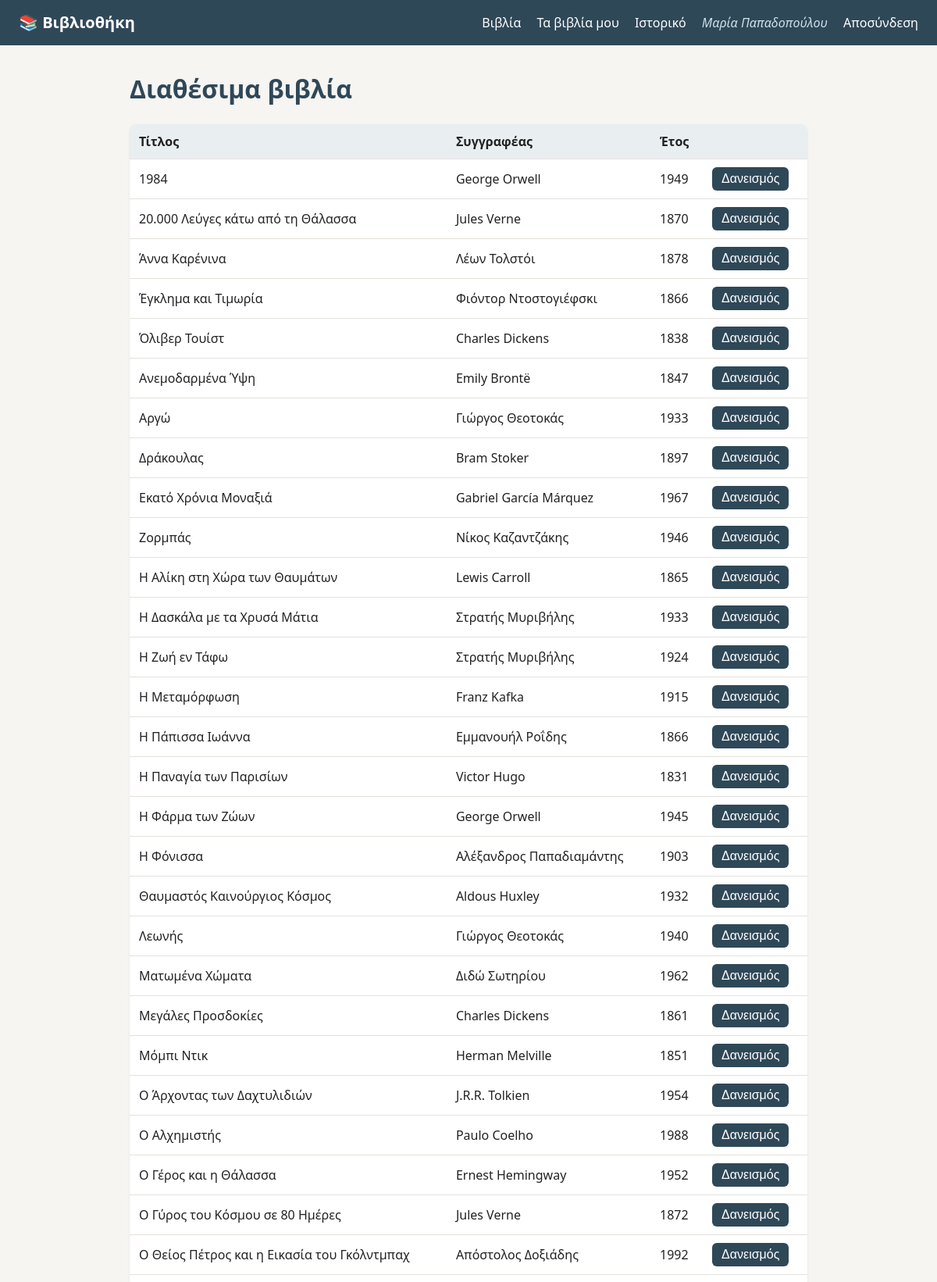
The app's page /books (signed in, upper part) with its own data.
### tables this page shows
CREATE TABLE users (
    id            INTEGER PRIMARY KEY AUTOINCREMENT,
    name          TEXT NOT NULL,
    email         TEXT NOT NULL UNIQUE,
    password_hash TEXT NOT NULL,
    role          TEXT NOT NULL DEFAULT 'user'
                  CHECK (role IN ('admin', 'user'))
);

CREATE TABLE books (
    id      INTEGER PRIMARY KEY AUTOINCREMENT,
    title   TEXT NOT NULL,
    author  TEXT NOT NULL,
    year    INTEGER,
    isbn    TEXT UNIQUE
);

### controllers/user_controller.py (the view)
@user.route("/books")
@login_required
def books():
    available = current_app.book_service.list_available()
    return render_template("user/books.html", books=available)

### controllers/auth_controller.py (called while the page is built)
@auth.before_app_request
def load_current_user():
    g.user = None
    user_id = session.get("user_id")
    if user_id is not None:
        try:
            g.user = current_app.user_service.get(user_id)
        except ServiceError:
            session.clear()

### dao/book_dao.py (called while the page is built)
    def _row_to_book(self, row):
        return Book(
            id=row["id"],
            title=row["title"],
            author=row["author"],
            year=row["year"],
            isbn=row["isbn"],
        )

    def get_available(self):
        conn = get_connection(self.db_path)
        rows = conn.execute(
            "SELECT * FROM books "
            "WHERE id NOT IN ("
            "    SELECT book_id FROM loans WHERE return_date IS NULL"
            ") "
            "ORDER BY title"
        ).fetchall()
        conn.close()
        return [self._row_to_book(row) for row in rows]

### dao/user_dao.py (called while the page is built)
    def get_by_id(self, user_id):
        conn = get_connection(self.db_path)
        row = conn.execute(
            "SELECT * FROM users WHERE id = ?", (user_id,)
        ).fetchone()
        conn.close()
        if row is None:
            return None
        return self._row_to_user(row)

    def _row_to_user(self, row):
        return User(
            id=row["id"],
            name=row["name"],
            email=row["email"],
            password_hash=row["password_hash"],
            role=row["role"],
        )

### database.py (called while the page is built)
def get_connection(db_path=DB_PATH):
    conn = sqlite3.connect(db_path)
    conn.row_factory = sqlite3.Row
    conn.execute("PRAGMA foreign_keys = ON")
    return conn

### models/user.py (called while the page is built)
    def is_admin(self):
        return self.role == User.ROLE_ADMIN

### services/book_service.py (called while the page is built)
    def list_available(self):
        return self.book_dao.get_available()

### services/user_service.py (called while the page is built)
    def get(self, user_id):
        user = self.user_dao.get_by_id(user_id)
        if user is None:
            raise ServiceError("Ο χρήστης δεν βρέθηκε.")
        return user

### templates/user/books.html (shortened to what this page needs)
{% extends "base.html" %}
{% block content %}
    <h1>Διαθέσιμα βιβλία</h1>
    {% if books %}
        <table>
            <thead>
                <tr>
                    <th>Τίτλος</th>
                    <th>Συγγραφέας</th>
                    <th>Έτος</th>
                    <th></th>
                </tr>
            </thead>
            <tbody>
                {% for book in books %}
                    <tr>
                        <td>{{ book.title }}</td>
                        <td>{{ book.author }}</td>
                        <td>{{ book.year or "" }}</td>
                        <td>
                            <form method="post"
                                  action="{{ url_for('user.borrow', book_id=book.id) }}">
                                <button type="submit">Δανεισμός</button>
                            </form>
                        </td>
                    </tr>
                {% endfor %}
            </tbody>
        </table>
    {% else %}
        <p>Δεν υπάρχουν διαθέσιμα βιβλία αυτή τη στιγμή.</p>
    {% endif %}
{% endblock %}

### templates/base.html (shortened to what this page needs)
<!doctype html>
<html lang="el">
<head>
    <link rel="stylesheet" href="{{ url_for('static', filename='style.css') }}">
</head>
<body>
    <header>
        <a class="logo" href="{{ url_for('home') }}">📚 Βιβλιοθήκη</a>
        <nav>
            {% if g.user %}
                <a href="{{ url_for('user.books') }}">Βιβλία</a>
                <a href="{{ url_for('user.my_loans') }}">Τα βιβλία μου</a>
                <a href="{{ url_for('user.history') }}">Ιστορικό</a>
                <span class="user-name">{{ g.user.name }}</span>
                <a href="{{ url_for('auth.logout') }}">Αποσύνδεση</a>
            {% else %}
                <a href="{{ url_for('auth.login') }}">Σύνδεση</a>
                <a href="{{ url_for('auth.register') }}">Εγγραφή</a>
            {% endif %}
        </nav>
    </header>
    <main>
        {% block content %}{% endblock %}
    </main>
</body>
</html>

### static/style.css (style rules this page uses)
:root { --primary: #2f4858; --primary-light: #3e5f74; --background: #f6f5f2; --card: #ffffff; --text: #222222; --muted: #6b6b6b; --border: #e5e2dc; --success-bg: #dff3e4; --success-text: #1d5e2f; --error-bg: #fbe3e3; --error-text: #8a1c1c; --danger: #a33a3a; --danger-light: #c04848; }
* { box-sizing: border-box; }
body { font-family: system-ui, sans-serif; margin: 0; background: var(--background); color: var(--text); line-height: 1.5; }
main { max-width: 900px; margin: 32px auto; padding: 0 16px; }
h1 { margin-top: 0; color: var(--primary); }
a { color: var(--primary); }
header { display: flex; flex-wrap: wrap; justify-content: space-between; align-items: center; gap: 8px; padding: 14px 24px; background: var(--primary); }
header a { color: white; text-decoration: none; margin-left: 16px; }
header .logo { font-weight: bold; font-size: 1.25em; margin-left: 0; }
header .user-name { color: #cfe0ea; margin-left: 16px; font-style: italic; }
form { display: flex; flex-direction: column; gap: 6px; max-width: 380px; }
button { margin-top: 16px; padding: 10px; border: none; border-radius: 6px; background: var(--primary); color: white; font-size: 1em; cursor: pointer; }
table { width: 100%; border-collapse: collapse; background: var(--card); border-radius: 8px; overflow: hidden; box-shadow: 0 1px 3px rgba(0, 0, 0, 0.08); }
th, td { text-align: left; padding: 10px 12px; border-bottom: 1px solid var(--border); }
th { background: #e9eef1; }
td form { display: inline; }
td button { margin-top: 0; padding: 6px 12px; }

### records on screen
users: user.name "Μαρία Παπαδοπούλου"
books: title "1984", author "George Orwell", year "1949"
books: title "20.000 Λεύγες κάτω από τη Θάλασσα", author "Jules Verne", year "1870"
books: title "Άννα Καρένινα", author "Λέων Τολστόι", year "1878"
books: title "Έγκλημα και Τιμωρία", author "Φιόντορ Ντοστογιέφσκι", year "1866"
books: title "Όλιβερ Τουίστ", author "Charles Dickens", year "1838"
books: title "Ανεμοδαρμένα Ύψη", author "Emily Brontë", year "1847"
books: title "Αργώ", author "Γιώργος Θεοτοκάς", year "1933"
books: title "Δράκουλας", author "Bram Stoker", year "1897"
books: title "Εκατό Χρόνια Μοναξιά", author "Gabriel García Márquez", year "1967"
books: title "Ζορμπάς", author "Νίκος Καζαντζάκης", year "1946"
books: title "Η Αλίκη στη Χώρα των Θαυμάτων", author "Lewis Carroll", year "1865"
books: title "Η Δασκάλα με τα Χρυσά Μάτια", author "Στρατής Μυριβήλης", year "1933"
books: title "Η Ζωή εν Τάφω", author "Στρατής Μυριβήλης", year "1924"
books: title "Η Μεταμόρφωση", author "Franz Kafka", year "1915"
books: title "Η Πάπισσα Ιωάννα", author "Εμμανουήλ Ροΐδης", year "1866"
books: title "Η Παναγία των Παρισίων", author "Victor Hugo", year "1831"
books: title "Η Φάρμα των Ζώων", author "George Orwell", year "1945"
books: title "Η Φόνισσα", author "Αλέξανδρος Παπαδιαμάντης", year "1903"
books: title "Θαυμαστός Καινούργιος Κόσμος", author "Aldous Huxley", year "1932"
books: title "Λεωνής", author "Γιώργος Θεοτοκάς", year "1940"
books: title "Ματωμένα Χώματα", author "Διδώ Σωτηρίου", year "1962"
books: title "Μεγάλες Προσδοκίες", author "Charles Dickens", year "1861"
books: title "Μόμπι Ντικ", author "Herman Melville", year "1851"
books: title "Ο Άρχοντας των Δαχτυλιδιών", author "J.R.R. Tolkien", year "1954"
books: title "Ο Αλχημιστής", author "Paulo Coelho", year "1988"
books: title "Ο Γέρος και η Θάλασσα", author "Ernest Hemingway", year "1952"
books: title "Ο Γύρος του Κόσμου σε 80 Ημέρες", author "Jules Verne", year "1872"
books: title "Ο Θείος Πέτρος και η Εικασία του Γκόλντμπαχ", author "Απόστολος Δοξιάδης", year "1992"
